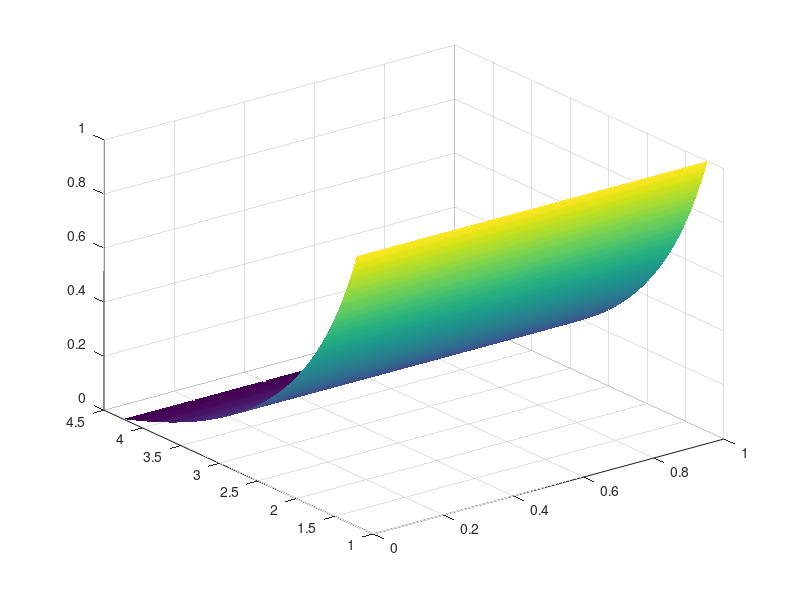

This figure's MATLAB source: (Note: this script raises an error after producing the figure.)
clc; clear;    
figure(8);    
  
% 网格数据    
[x, w] = meshgrid(0:0.01:1, 0:0.01:1);    
  
% 参数定义    
Cgh = 35; Cgl = 10; Cp = 10; Ng = 80; Tg = 40; S = 20; Etg = 10;   
% 注意：这里未定义 y_star，但它在文本注释中被提及  
% 假设 y_star 是一个已知的值，但在本例中我们仅用于注释  
y_star = 0.5; % 示例 y_star 值  
  
% 计算 z（注意分母为零的情况，但在这里由于 y 的范围，它不太可能发生）  
y = (Cgl-Cgh+Etg+Ng+S) ./ (S+w.*(Ng+Etg-Tg));  % 使用 ./ 来确保逐元素除法  
  
% 绘制三维曲面    
%surf(x, y, w, ’EdgeColor’, ’none’);   
surf(x, y, w, 'EdgeColor', 'none'); 
colormap(parula);    
alpha(1); % 设置适当的透明度    
  
% 视角和坐标轴设置    
view([100 20]);    
set(gca, 'XTick', [0:0.2:1], 'YTick', [0:0.2:1], 'ZTick', [0:0.2:1]);    
axis([0 1 0 1 0 max(z(:))]); % 自动调整 z 轴范围以显示整个曲面  
xlabel('$x$', 'Interpreter', 'latex');  % 注意属性名的大小写  
ylabel('$y$', 'Interpreter', 'latex');    
zlabel('$z$', 'Interpreter', 'latex');    
grid on;    
  
% 文本注释    
% 注意：文本注释的位置可能需要根据实际图形进行调整  
text(0.5, 0.5, 0.5*max(z(:)), '$(a) y = y^{*}$', 'Interpreter', 'latex', 'HorizontalAlignment', 'center');    
text(0.3, 0.3, 0.5*max(z(:)), '$(b) y < y^{*}, x \rightarrow 0$', 'Interpreter', 'latex', 'HorizontalAlignment', 'left');    
text(0.7, 0.3, 0.5*max(z(:)), '$(c) y > y^{*}, x \rightarrow 1$', 'Interpreter', 'latex', 'HorizontalAlignment', 'right');    
  
% 箭头注释    
% 注意：箭头的起点和终点也需要根据实际图形进行调整  
annotation('arrow', [0.5 0.5], [0.3 0.4]); % 示例箭头，从 (0.5, 0.5) 到 (0.3, 0.4)  
annotation('arrow', [0.5 0.7], [0.7 0.5]); % 另一个示例箭头，从 (0.5, 0.7) 到 (0.7, 0.5)  
  
% 添加标题  
title('图1 相位图');